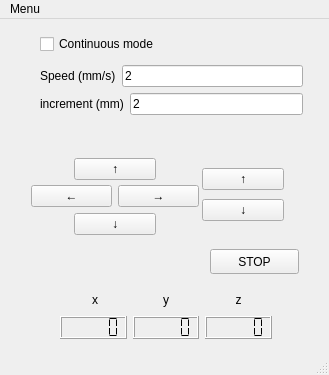
<?xml version="1.0" encoding="UTF-8"?>
<ui version="4.0">
 <class>MainWindow</class>
 <widget class="QMainWindow" name="MainWindow">
  <property name="geometry">
   <rect>
    <x>0</x>
    <y>0</y>
    <width>329</width>
    <height>375</height>
   </rect>
  </property>
  <property name="windowTitle">
   <string>MainWindow</string>
  </property>
  <widget class="QWidget" name="centralwidget">
   <widget class="QPushButton" name="stop">
    <property name="geometry">
     <rect>
      <x>210</x>
      <y>230</y>
      <width>89</width>
      <height>25</height>
     </rect>
    </property>
    <property name="text">
     <string>STOP</string>
    </property>
   </widget>
   <widget class="QWidget" name="">
    <property name="geometry">
     <rect>
      <x>40</x>
      <y>10</y>
      <width>263</width>
      <height>93</height>
     </rect>
    </property>
    <layout class="QVBoxLayout" name="verticalLayout_2">
     <item>
      <widget class="QCheckBox" name="Continuous_CheckBox">
       <property name="text">
        <string>Continuous mode</string>
       </property>
      </widget>
     </item>
     <item>
      <layout class="QVBoxLayout" name="verticalLayout">
       <item>
        <layout class="QHBoxLayout" name="horizontalLayout_2">
         <item>
          <widget class="QLabel" name="label">
           <property name="toolTip">
            <string>maximum 2mm/s</string>
           </property>
           <property name="text">
            <string>Speed (mm/s)</string>
           </property>
          </widget>
         </item>
         <item>
          <widget class="QLineEdit" name="speed_value">
           <property name="text">
            <string>2</string>
           </property>
          </widget>
         </item>
        </layout>
       </item>
       <item>
        <layout class="QHBoxLayout" name="horizontalLayout">
         <item>
          <widget class="QLabel" name="label_2">
           <property name="text">
            <string>increment (mm)</string>
           </property>
          </widget>
         </item>
         <item>
          <widget class="QLineEdit" name="increment_value">
           <property name="toolTip">
            <string>Value should be inferior to 50 mm, the maximal range of motion along z axis</string>
           </property>
           <property name="text">
            <string>2</string>
           </property>
          </widget>
         </item>
        </layout>
       </item>
      </layout>
     </item>
    </layout>
   </widget>
   <widget class="QWidget" name="">
    <property name="geometry">
     <rect>
      <x>202</x>
      <y>146</y>
      <width>82</width>
      <height>60</height>
     </rect>
    </property>
    <layout class="QVBoxLayout" name="verticalLayout_3">
     <item>
      <widget class="QPushButton" name="up_z">
       <property name="text">
        <string>↑</string>
       </property>
      </widget>
     </item>
     <item>
      <widget class="QPushButton" name="down_z">
       <property name="text">
        <string>↓</string>
       </property>
      </widget>
     </item>
    </layout>
   </widget>
   <widget class="QWidget" name="">
    <property name="geometry">
     <rect>
      <x>31</x>
      <y>163</y>
      <width>168</width>
      <height>28</height>
     </rect>
    </property>
    <layout class="QHBoxLayout" name="horizontalLayout_3">
     <item>
      <widget class="QPushButton" name="left_x">
       <property name="text">
        <string>←</string>
       </property>
      </widget>
     </item>
     <item>
      <widget class="QPushButton" name="right_x">
       <property name="text">
        <string>→</string>
       </property>
      </widget>
     </item>
    </layout>
   </widget>
   <widget class="QWidget" name="">
    <property name="geometry">
     <rect>
      <x>74</x>
      <y>112</y>
      <width>82</width>
      <height>131</height>
     </rect>
    </property>
    <layout class="QVBoxLayout" name="verticalLayout_4">
     <item>
      <widget class="QPushButton" name="left_y">
       <property name="enabled">
        <bool>true</bool>
       </property>
       <property name="text">
        <string>↑</string>
       </property>
      </widget>
     </item>
     <item>
      <widget class="QPushButton" name="right_y">
       <property name="text">
        <string>↓</string>
       </property>
      </widget>
     </item>
    </layout>
   </widget>
   <widget class="QWidget" name="">
    <property name="geometry">
     <rect>
      <x>60</x>
      <y>270</y>
      <width>212</width>
      <height>50</height>
     </rect>
    </property>
    <layout class="QHBoxLayout" name="horizontalLayout_4">
     <item>
      <layout class="QVBoxLayout" name="verticalLayout_5">
       <item>
        <widget class="QLabel" name="label_3">
         <property name="text">
          <string>  x </string>
         </property>
         <property name="alignment">
          <set>Qt::AlignCenter</set>
         </property>
        </widget>
       </item>
       <item>
        <widget class="QLCDNumber" name="x_position">
         <property name="font">
          <font>
           <pointsize>13</pointsize>
          </font>
         </property>
         <property name="autoFillBackground">
          <bool>false</bool>
         </property>
         <property name="frameShape">
          <enum>QFrame::Box</enum>
         </property>
         <property name="digitCount">
          <number>5</number>
         </property>
         <property name="segmentStyle">
          <enum>QLCDNumber::Flat</enum>
         </property>
        </widget>
       </item>
      </layout>
     </item>
     <item>
      <layout class="QVBoxLayout" name="verticalLayout_6">
       <item>
        <widget class="QLabel" name="label_4">
         <property name="text">
          <string>y</string>
         </property>
         <property name="alignment">
          <set>Qt::AlignCenter</set>
         </property>
        </widget>
       </item>
       <item>
        <widget class="QLCDNumber" name="y_position">
         <property name="segmentStyle">
          <enum>QLCDNumber::Flat</enum>
         </property>
        </widget>
       </item>
      </layout>
     </item>
     <item>
      <layout class="QVBoxLayout" name="verticalLayout_7">
       <item>
        <widget class="QLabel" name="label_5">
         <property name="text">
          <string>z</string>
         </property>
         <property name="alignment">
          <set>Qt::AlignCenter</set>
         </property>
        </widget>
       </item>
       <item>
        <widget class="QLCDNumber" name="z_position">
         <property name="segmentStyle">
          <enum>QLCDNumber::Flat</enum>
         </property>
        </widget>
       </item>
      </layout>
     </item>
    </layout>
   </widget>
  </widget>
  <widget class="QMenuBar" name="menubar">
   <property name="geometry">
    <rect>
     <x>0</x>
     <y>0</y>
     <width>329</width>
     <height>22</height>
    </rect>
   </property>
   <widget class="QMenu" name="menuMenu">
    <property name="title">
     <string>Menu</string>
    </property>
    <addaction name="actionGo_home"/>
    <addaction name="actionReset_axis"/>
    <addaction name="actionzero_axis"/>
   </widget>
   <addaction name="menuMenu"/>
  </widget>
  <widget class="QStatusBar" name="statusbar"/>
  <action name="actionGo_home">
   <property name="text">
    <string>Go home</string>
   </property>
  </action>
  <action name="actionReset_axis">
   <property name="text">
    <string>Reset axis</string>
   </property>
  </action>
  <action name="actionzero_axis">
   <property name="text">
    <string>zero_axis</string>
   </property>
  </action>
 </widget>
 <resources/>
 <connections/>
</ui>
